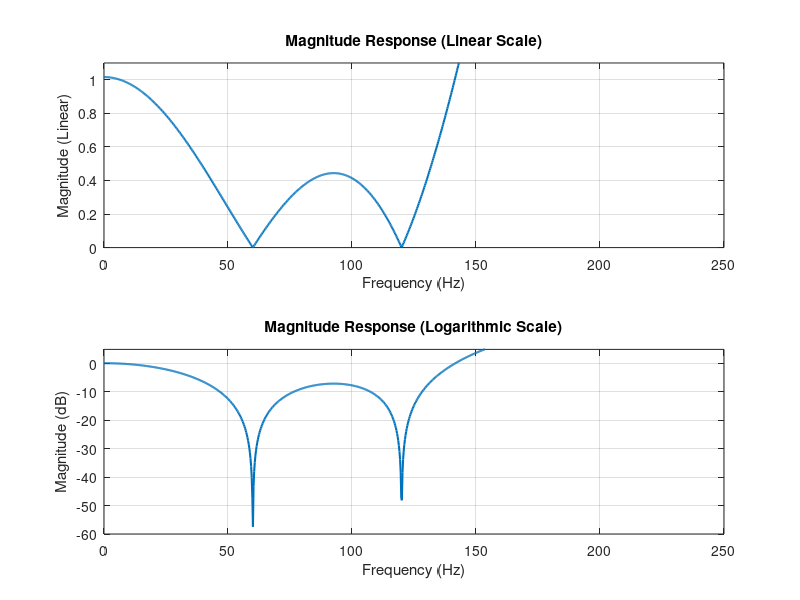

Recreate this plot in MATLAB.
fs = 500;   % Sampling rate (Hz)
f1 = 60;    % First notch frequency (Hz)
f2 = 120;   % Second notch frequency (Hz)

% Normalized frequencies
w1 = 2*pi*f1/fs;
w2 = 2*pi*f2/fs;

% Place zeros at e^(±jw1) and e^(±jw2)
zeros = [exp(1i*w1), exp(-1i*w1), exp(1i*w2), exp(-1i*w2)];

% Construct FIR filter coefficients (numerator)
b = poly(zeros); % Coefficients of H(z)
a = 1;           % Denominator (FIR filter)

% Compute frequency response using 1024-point FFT
N = 1024;
[H, freq] = freqz(b, a, N, fs);

% Magnitude in linear and dB scales
mag_linear = abs(H);
mag_dB = 20*log10(abs(H));

% Plot in linear scale
figure;
subplot(2,1,1);
plot(freq, mag_linear, 'LineWidth', 1.5);
grid on;
xlabel('Frequency (Hz)');
ylabel('Magnitude (Linear)');
title('Magnitude Response (Linear Scale)');
xlim([0 fs/2]); % Show up to Nyquist frequency (250 Hz)
ylim([0 1.1]);

% Plot in dB scale
subplot(2,1,2);
plot(freq, mag_dB, 'LineWidth', 1.5);
grid on;
xlabel('Frequency (Hz)');
ylabel('Magnitude (dB)');
title('Magnitude Response (Logarithmic Scale)');
xlim([0 fs/2]);
ylim([-60 5]); % Adjust dB range for better visualization